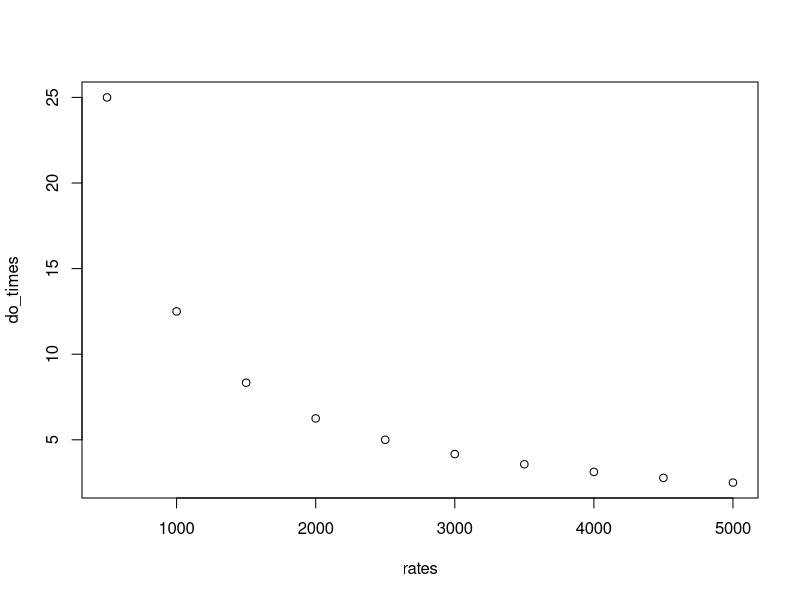

The R script that drew this image: (Note: this script raises an error after producing the figure.)
## ---- chunk 1
hourfun_o2 <- function(rate, acc, vol)
{mg = rate*32*0.018/1000000/vol #convert rate umol/m2/h to mg/l/h based on user-provided chamber volume and aerial flux rate
(acc*3)/mg #divide accuracy (mg/l) by expected change (mg/l/h) to get time (h)
}
## ---- chunk 2
rates = seq(500, 5000, 500)
accs = c(0.16, 0.4)
vols_l = c(5, 10, 15, 20)
vols_m3 = vols_l * 0.001

do_times <- hourfun_o2(rates, 0.16, 0.015)
plot(rates, do_times)
## ---- chunk 3
hourfun_dic <- function(rate, acc, vol)
{chng = rate*0.018/vol
acc/chng
}

hourfun_dic(0.41, 4, vols)
